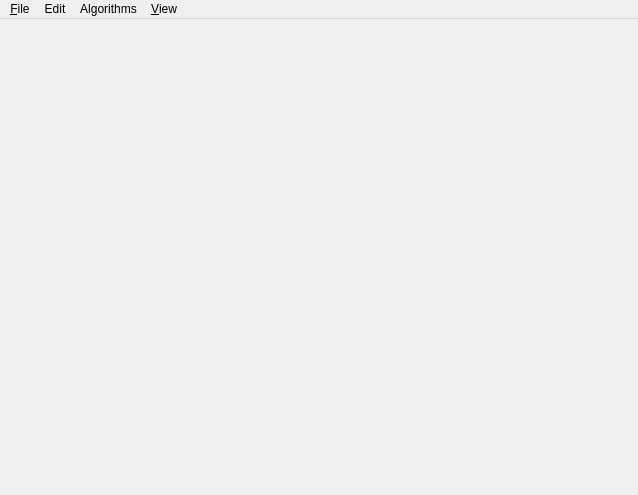
<ui version="4.0" >
 <class>MainWindow</class>
 <widget class="QMainWindow" name="MainWindow" >
  <property name="geometry" >
   <rect>
    <x>0</x>
    <y>0</y>
    <width>638</width>
    <height>495</height>
   </rect>
  </property>
  <property name="windowTitle" >
   <string>CGAL - PCA demo</string>
  </property>
  <property name="windowIcon" >
   <iconset resource="PCA_demo.qrc" >
    <normaloff>:/cgal/icons/resources/cgal_logo.xpm</normaloff>:/cgal/icons/resources/cgal_logo.xpm</iconset>
  </property>
  <property name="locale" >
   <locale country="UnitedStates" language="English" />
  </property>
  <widget class="QWidget" name="centralwidget" >
   <layout class="QGridLayout" name="gridLayout" >
    <item row="0" column="1" >
     <widget class="Viewer" native="1" name="viewer" >
      <property name="locale" >
       <locale country="UnitedStates" language="English" />
      </property>
     </widget>
    </item>
   </layout>
  </widget>
  <widget class="QMenuBar" name="menubar" >
   <property name="geometry" >
    <rect>
     <x>0</x>
     <y>0</y>
     <width>638</width>
     <height>24</height>
    </rect>
   </property>
   <widget class="QMenu" name="menuFile" >
    <property name="title" >
     <string>&amp;File</string>
    </property>
    <addaction name="actionLoadPolyhedron" />
    <addaction name="separator" />
    <addaction name="actionQuit" />
   </widget>
   <widget class="QMenu" name="menuView" >
    <property name="title" >
     <string>&amp;View</string>
    </property>
    <addaction name="actionView_polyhedron" />
   </widget>
   <widget class="QMenu" name="menuAlgorithms" >
    <property name="title" >
     <string>Algorithms</string>
    </property>
    <addaction name="actionFit_edges" />
    <addaction name="actionFit_vertices" />
    <addaction name="actionFit_triangles" />
    <addaction name="separator" />
    <addaction name="actionRefine_loop" />
   </widget>
   <widget class="QMenu" name="menuEdit" >
    <property name="title" >
     <string>Edit</string>
    </property>
    <addaction name="actionCopy_snapshot" />
    <addaction name="actionSave_snapshot" />
   </widget>
   <addaction name="menuFile" />
   <addaction name="menuEdit" />
   <addaction name="menuAlgorithms" />
   <addaction name="menuView" />
  </widget>
  <action name="actionQuit" >
   <property name="text" >
    <string>&amp;Quit</string>
   </property>
   <property name="shortcut" >
    <string>Ctrl+Q</string>
   </property>
  </action>
  <action name="actionLoadPolyhedron" >
   <property name="text" >
    <string>Load polyhedron...</string>
   </property>
  </action>
  <action name="actionInside_points" >
   <property name="text" >
    <string>Inside points...</string>
   </property>
  </action>
  <action name="actionBench_distances" >
   <property name="text" >
    <string>Distances</string>
   </property>
  </action>
  <action name="actionUnsigned_distance_function_to_facets" >
   <property name="text" >
    <string>Unsigned distance function to facets</string>
   </property>
  </action>
  <action name="actionUnsigned_distance_function_to_edges" >
   <property name="text" >
    <string>Unsigned distance function to edges</string>
   </property>
  </action>
  <action name="actionSigned_distance_function_to_facets" >
   <property name="text" >
    <string>Signed distance function to facets</string>
   </property>
  </action>
  <action name="actionView_polyhedron" >
   <property name="text" >
    <string>Polyhedron</string>
   </property>
   <property name="shortcut" >
    <string>P</string>
   </property>
  </action>
  <action name="actionView_points" >
   <property name="text" >
    <string>Points</string>
   </property>
  </action>
  <action name="actionClear_points" >
   <property name="text" >
    <string>Clear points</string>
   </property>
  </action>
  <action name="actionBoundary_segments" >
   <property name="text" >
    <string>Boundary segments...</string>
   </property>
  </action>
  <action name="actionBoundary_points" >
   <property name="text" >
    <string>Boundary points...</string>
   </property>
  </action>
  <action name="actionClear_segments" >
   <property name="text" >
    <string>Clear segments</string>
   </property>
  </action>
  <action name="actionView_segments" >
   <property name="text" >
    <string>Segments</string>
   </property>
  </action>
  <action name="actionEdge_points" >
   <property name="text" >
    <string>Edge points...</string>
   </property>
  </action>
  <action name="actionBench_intersections" >
   <property name="text" >
    <string>Intersections</string>
   </property>
  </action>
  <action name="actionView_distance_function" >
   <property name="text" >
    <string>Distance function</string>
   </property>
  </action>
  <action name="actionClear_distance_function" >
   <property name="text" >
    <string>Clear distance function</string>
   </property>
  </action>
  <action name="actionRefine_bisection" >
   <property name="text" >
    <string>Longest edge bisection</string>
   </property>
  </action>
  <action name="actionLoop_subdivision" >
   <property name="text" >
    <string>Loop subdivision</string>
   </property>
  </action>
  <action name="actionBench_memory" >
   <property name="text" >
    <string>Memory</string>
   </property>
  </action>
  <action name="actionBench_construction" >
   <property name="text" >
    <string>Construction</string>
   </property>
  </action>
  <action name="actionBench_intersections_vs_nbt" >
   <property name="text" >
    <string>Intersections</string>
   </property>
  </action>
  <action name="actionBench_distances_vs_nbt" >
   <property name="text" >
    <string>Distances</string>
   </property>
  </action>
  <action name="actionPoints_in_interval" >
   <property name="text" >
    <string>Points in interval...</string>
   </property>
  </action>
  <action name="actionSave_snapshot" >
   <property name="text" >
    <string>Save snapshot</string>
   </property>
  </action>
  <action name="actionCopy_snapshot" >
   <property name="text" >
    <string>Copy snapshot</string>
   </property>
  </action>
  <action name="actionRefine_loop" >
   <property name="text" >
    <string>Loop subdivision</string>
   </property>
  </action>
  <action name="actionFit_vertices" >
   <property name="text" >
    <string>Fit vertices</string>
   </property>
  </action>
  <action name="actionFit_edges" >
   <property name="text" >
    <string>Fit edges</string>
   </property>
  </action>
  <action name="actionFit_triangles" >
   <property name="text" >
    <string>Fit triangles</string>
   </property>
  </action>
 </widget>
 <customwidgets>
  <customwidget>
   <class>Viewer</class>
   <extends>QWidget</extends>
   <header>Viewer.h</header>
  </customwidget>
 </customwidgets>
 <resources>
  <include location="PCA_demo.qrc" />
 </resources>
 <connections/>
</ui>
